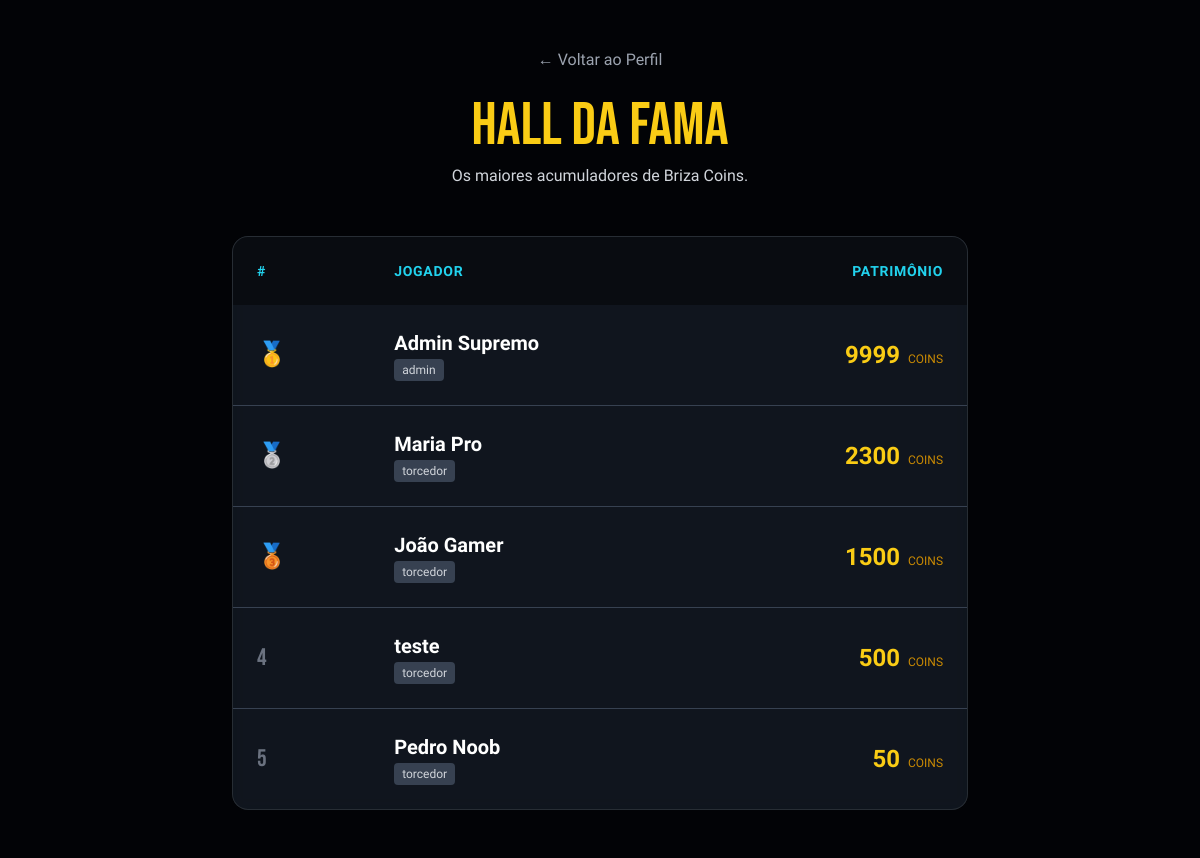
The app's page /ranking, older data.
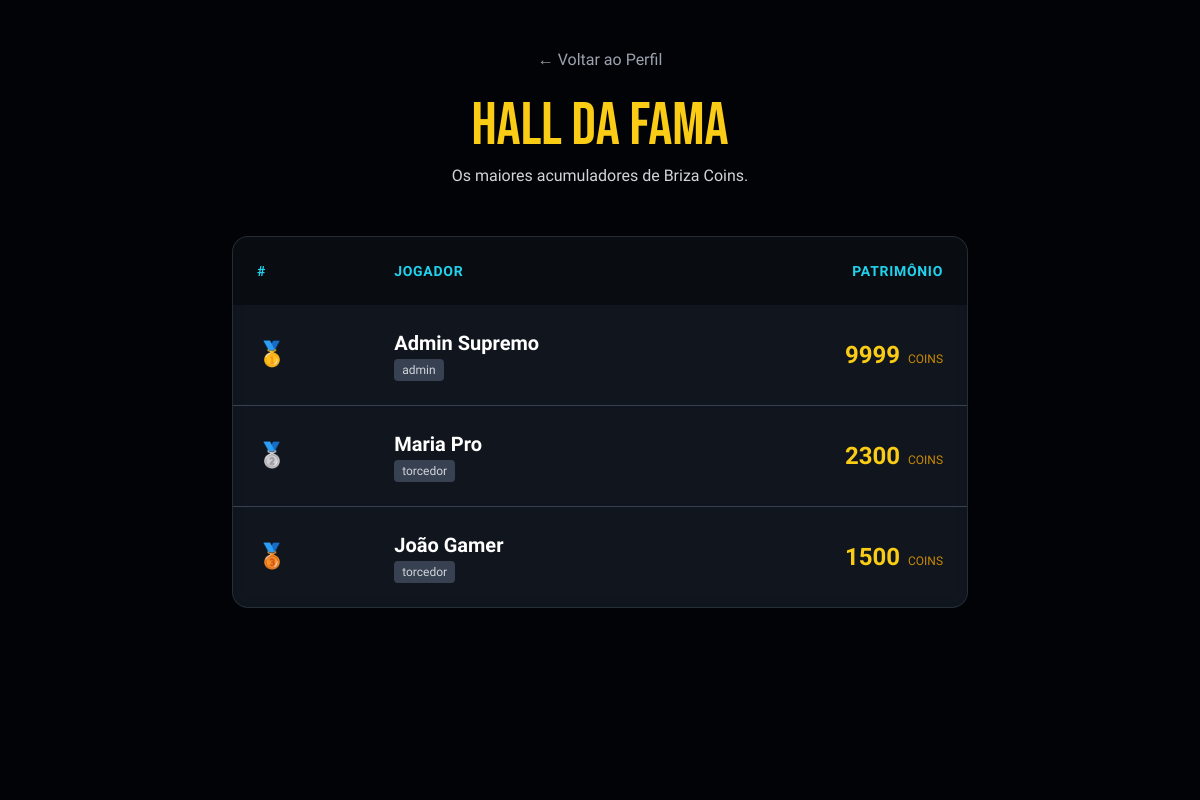
The same page, newer data.
### tables this page shows
CREATE TABLE usuarios (
        id INTEGER PRIMARY KEY AUTOINCREMENT,
        nome_completo TEXT NOT NULL,
        email TEXT UNIQUE NOT NULL,
        senha_hash TEXT NOT NULL,
        moedas INTEGER DEFAULT 500,
        tipo_usuario TEXT DEFAULT 'torcedor',
        ultimo_bau TEXT -- Guarda a data YYYY-MM-DD da última abertura
    );

### app.py (the view)
@app.route('/ranking')
def ranking():
    conn = get_db_connection()
    top_jogadores = conn.execute('SELECT nome_completo, moedas, tipo_usuario FROM usuarios ORDER BY moedas DESC LIMIT 10').fetchall()
    usuario = None
    if 'usuario_id' in session:
        usuario = conn.execute('SELECT * FROM usuarios WHERE id = ?', (session['usuario_id'],)).fetchone()
    conn.close()
    return render_template('ranking.html', jogadores=top_jogadores, usuario=usuario)

### app.py (called while the page is built)
def get_db_connection():
    conn = sqlite3.connect(DB_NAME)
    conn.row_factory = sqlite3.Row
    return conn

### templates/ranking.html (shortened to what this page needs)
<!DOCTYPE html>
<html lang="pt-br">
<head>
    <script src="https://cdn.tailwindcss.com"></script>
</head>
<body class="bg-[url('https://huggingface.co/spaces/Juan54/briza-killers-arena-hq/resolve/main/images/1270398.jpg')] bg-cover bg-fixed bg-center min-h-screen">
    <div class="absolute inset-0 bg-black/85 z-0"></div>
    <div class="relative z-10 container mx-auto px-4 py-12 max-w-3xl">
        <div class="text-center mb-12">
            <a href="/perfil" class="inline-block mb-6 text-gray-400 hover:text-white">&larr; Voltar ao Perfil</a>
            <h1 class="text-6xl font-bebas text-yellow-400 mb-2">HALL DA FAMA</h1>
            <p class="text-gray-300">Os maiores acumuladores de Briza Coins.</p>
        </div>
        <div class="bg-gray-800/50 backdrop-blur rounded-2xl border border-white/10 overflow-hidden">
            <table class="w-full text-left">
                <thead class="bg-black/40 text-cyan-400 uppercase font-bold text-sm tracking-wider">
                    <tr>
                        <th class="p-6">#</th>
                        <th class="p-6">Jogador</th>
                        <th class="p-6 text-right">Patrimônio</th>
                    </tr>
                </thead>
                <tbody class="divide-y divide-gray-700">
                    {% for p in jogadores %}
                    <tr class="hover:bg-white/5 transition">
                        <td class="p-6 font-bebas text-2xl text-gray-500">
                            {% if loop.index == 1 %}🥇{% elif loop.index == 2 %}🥈{% elif loop.index == 3 %}🥉{% else %}{{ loop.index }}{% endif %}
                        </td>
                        <td class="p-6">
                            <div class="font-bold text-xl">{{ p.nome_completo }}</div>
                            <span class="text-xs bg-gray-700 px-2 py-1 rounded text-gray-300">{{ p.tipo_usuario }}</span>
                        </td>
                        <td class="p-6 text-right">
                            <span class="text-yellow-400 font-bold text-2xl">{{ p.moedas }}</span>
                            <span class="text-xs text-yellow-600 ml-1">COINS</span>
                        </td>
                    </tr>
                    {% endfor %}
                </tbody>
            </table>
        </div>
    </div>
</body>
</html>

Row changes from the older to the newer data that the page shows:
removed usuarios: nome_completo "teste", tipo_usuario "torcedor", moedas "500"
removed usuarios: nome_completo "Pedro Noob", tipo_usuario "torcedor", moedas "50"
